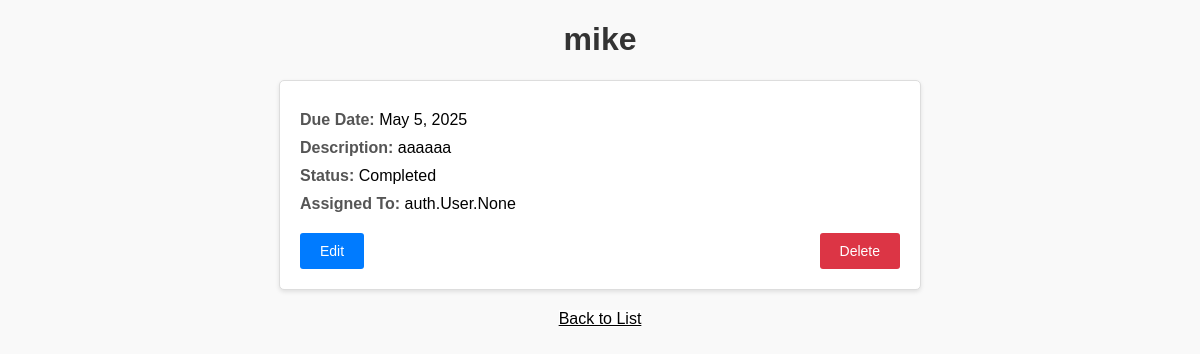
/tasks/16/ (signed in), run on an earlier commit of the app's database.
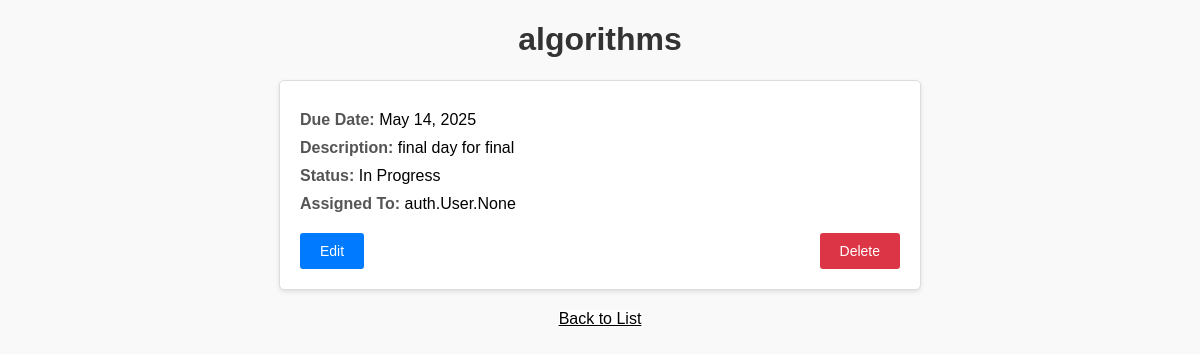
And on a later commit of the database.
### tasks/models.py (models this page shows, shortened)
class Assignment(models.Model):
    STATUS_CHOICES = [
        ('Pending', 'Pending'),
        ('In Progress', 'In Progress'),
        ('Completed', 'Completed'),
    ]
    name = models.CharField(max_length=255)
    due_date = models.DateField()
    description = models.TextField()
    status = models.CharField(max_length=50, choices=STATUS_CHOICES, default='Pending')
    assigned_to = models.ManyToManyField(User, related_name='assignments')

### tasks/views.py (the view)
# urls.py: path('<int:pk>/', views.assignment_detail, name='assignment_detail'),
@login_required
def assignment_detail(request, pk):
    assignment = get_object_or_404(Assignment, pk=pk, assigned_to=request.user)
    return render(request, 'tasks/assignment_detail.html', {'assignment': assignment})

### tasks/templates/tasks/assignment_detail.html (shortened to what this page needs)
<!DOCTYPE html>
<html>
<head>
</head>
<body>
    <h1>{{ assignment.name }}</h1>
    <div class="details-container">
        <p><strong>Due Date:</strong> {{ assignment.due_date }}</p>
        <p><strong>Description:</strong> {{ assignment.description }}</p>
        <p><strong>Status:</strong> {{ assignment.status }}</p>
        <p><strong>Assigned To:</strong> {{ assignment.assigned_to }}</p>
        <div class="button-group">
            <a href="{% url 'update_assignment' pk=assignment.id %}" class="btn-primary">Edit</a>
            <form method="post" action="{% url 'delete_assignment' pk=assignment.id %}" style="display:inline;">
                <button type="submit" class="btn-danger">Delete</button>
            </form>
        </div>
    </div>
    <div style="text-align: center; margin-top: 20px;">
        <a href="{% url 'assignment_list' %}" class="btn-secondary">Back to List</a>
    </div>
</body>
</html>

What changed in the data, as far as the page shows it:
changed Assignment "auth.User.None": name "mike" → "algorithms"; due_date "May 5, 2025" → "May 14, 2025"; description "aaaaaa" → "final day for final"; status "Completed" → "In Progress"
